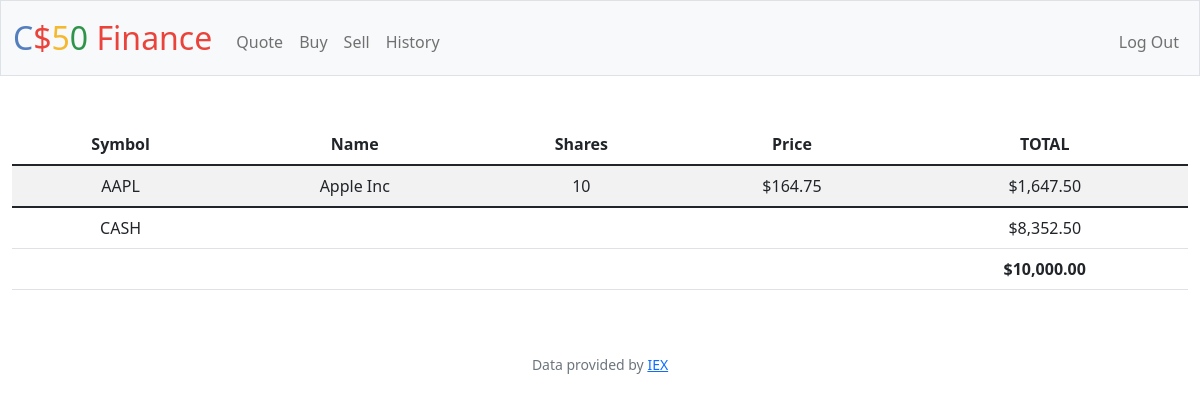
The app's page / (signed in), older data.
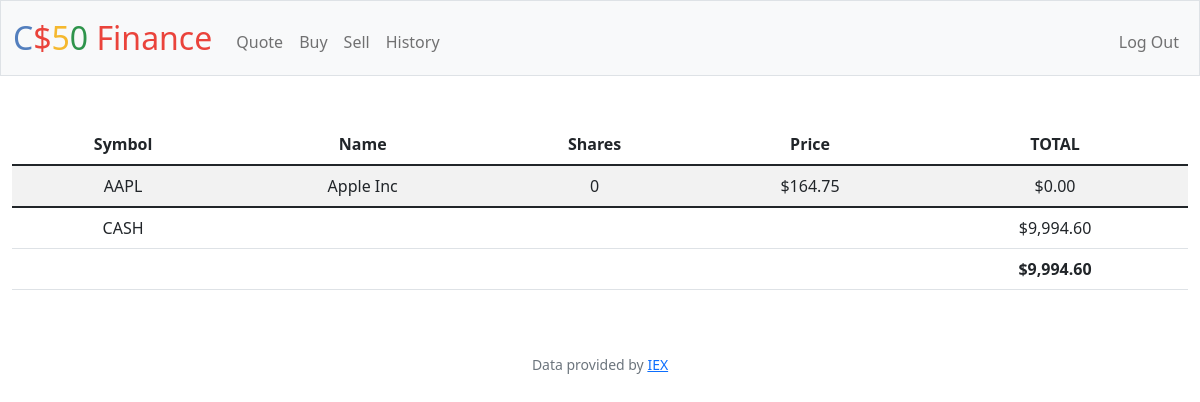
The same page, newer data.
### tables this page shows
CREATE TABLE "transactions" (
id INTEGER PRIMARY KEY AUTOINCREMENT NOT NULL,
    user_id INTEGER NOT NULL,
    type TEXT NOT NULL,
    company TEXT NOT NULL,
    symbol TEXT NOT NULL,
    price NUMERIC NOT NULL,
    shares NUMERIC NOT NULL,
    date DATETIME NOT NULL,
    FOREIGN KEY(user_id) REFERENCES users(id)
);

CREATE TABLE users (id INTEGER PRIMARY KEY AUTOINCREMENT NOT NULL, username TEXT NOT NULL, hash TEXT NOT NULL, cash NUMERIC NOT NULL DEFAULT 10000.00);

### app.py (the view)
@app.route("/")
@login_required
def index():
    userId = session["user_id"]
    userCash = db.execute("SELECT * FROM users WHERE id = ?", userId)[0]["cash"]
    userPortfolio = db.execute("SELECT company, symbol, price, SUM(shares) AS shares FROM transactions WHERE user_id = ? GROUP BY symbol", userId)
    portfolioValue = 0
    for row in userPortfolio:
        portfolioValue += row["price"] * row["shares"]
    totalValue = portfolioValue + userCash
    return render_template("index.html", userPortfolio=userPortfolio, userCash=userCash, portfolioValue=portfolioValue, totalValue=totalValue, usd=usd)

### app.py (called while the page is built)
@app.after_request
def after_request(response):
    response.headers["Cache-Control"] = "no-cache, no-store, must-revalidate"
    response.headers["Expires"] = 0
    response.headers["Pragma"] = "no-cache"
    return response

### helpers.py (called while the page is built)
def login_required(f):
    @wraps(f)
    def decorated_function(*args, **kwargs):
        if session.get("user_id") is None:
            return redirect("/login")
        return f(*args, **kwargs)
    return decorated_function

def usd(value):
    return f"${value:,.2f}"

### templates/index.html (shortened to what this page needs)
{% extends "layout.html" %}
{% block main %}
    <table class="table table-striped table-hover">
        <thead>
            <tr>
                <th scope="col">Symbol</th>
                <th scope="col">Name</th>
                <th scope="col">Shares</th>
                <th scope="col">Price</th>
                <th scope="col">TOTAL</th>
            </tr>
        </thead>
        <tbody>
            {% for row in userPortfolio %}
                <tr>
                    <td>{{ row["symbol"] }}</td>
                    <td>{{ row["company"] }}</td>
                    <td>{{ row["shares"] }}</td>
                    <td>{{ usd(row["price"]) }}</td>
                    <td>{{ usd(row["shares"] * row["price"]) }}</td>
                </tr>
            {% endfor %}
        </tbody>
        <tfoot>
            <tr>
                <td>CASH</td>
                <td colspan="3"></td>
                <td>{{ usd(userCash) }}</td>
            </tr>
            <tr>
                <td colspan="4"></td>
                <td><strong>{{ usd(totalValue) }}</strong></td>
            </tr>
        </tfoot>
    </table>
{% endblock %}

### templates/layout.html (shortened to what this page needs)
<!DOCTYPE html>
<html lang="en">
    <head>
        <link href="https://cdn.jsdelivr.net/npm/bootstrap@5.1.3/dist/css/bootstrap.min.css" rel="stylesheet">
        <link href="/static/styles.css" rel="stylesheet">
    </head>
    <body>
        <nav class="bg-light border navbar navbar-expand-md navbar-light">
            <div class="container-fluid">
                <a class="navbar-brand" href="/"><span class="blue">C</span><span class="red">$</span><span class="yellow">5</span><span class="green">0</span> <span class="red">Finance</span></a>
                <div class="collapse navbar-collapse" id="navbar">
                    {% if session["user_id"] %}
                        <ul class="navbar-nav me-auto mt-2">
                            <li class="nav-item"><a class="nav-link" href="/quote">Quote</a></li>
                            <li class="nav-item"><a class="nav-link" href="/buy">Buy</a></li>
                            <li class="nav-item"><a class="nav-link" href="/sell">Sell</a></li>
                            <li class="nav-item"><a class="nav-link" href="/history">History</a></li>
                        </ul>
                        <ul class="navbar-nav ms-auto mt-2">
                            <li class="nav-item"><a class="nav-link" href="/logout">Log Out</a></li>
                        </ul>
                    {% else %}
                        <ul class="navbar-nav ms-auto mt-2">
                            <li class="nav-item"><a class="nav-link" href="/register">Register</a></li>
                            <li class="nav-item"><a class="nav-link" href="/login">Log In</a></li>
                        </ul>
                    {% endif %}
                </div>
            </div>
        </nav>
        <main class="container-fluid py-5 text-center">
            {% block main %}{% endblock %}
        </main>
        <footer class="mb-5 small text-center text-muted">
            Data provided by <a href="https://iexcloud.io/">IEX</a>
        </footer>
    </body>
</html>

### static/styles.css (style rules this page uses)
nav .navbar-brand { font-size: xx-large; }
nav .navbar-brand .blue { color: #537fbe; }
nav .navbar-brand .red { color: #ea433b; }
nav .navbar-brand .yellow { color: #f5b82e; }
nav .navbar-brand .green { color: #2e944b; }

Row changes from the older to the newer data that the page shows:
computed for transactions "AAPL": shares "10" → "0"; shares "$1,647.50" → "$0.00"
changed users: cash "$8,352.50" → "$9,994.60"
Text that changed along with them:
{{ usd(totalValue) }}: "$10,000.00" → "$9,994.60"
